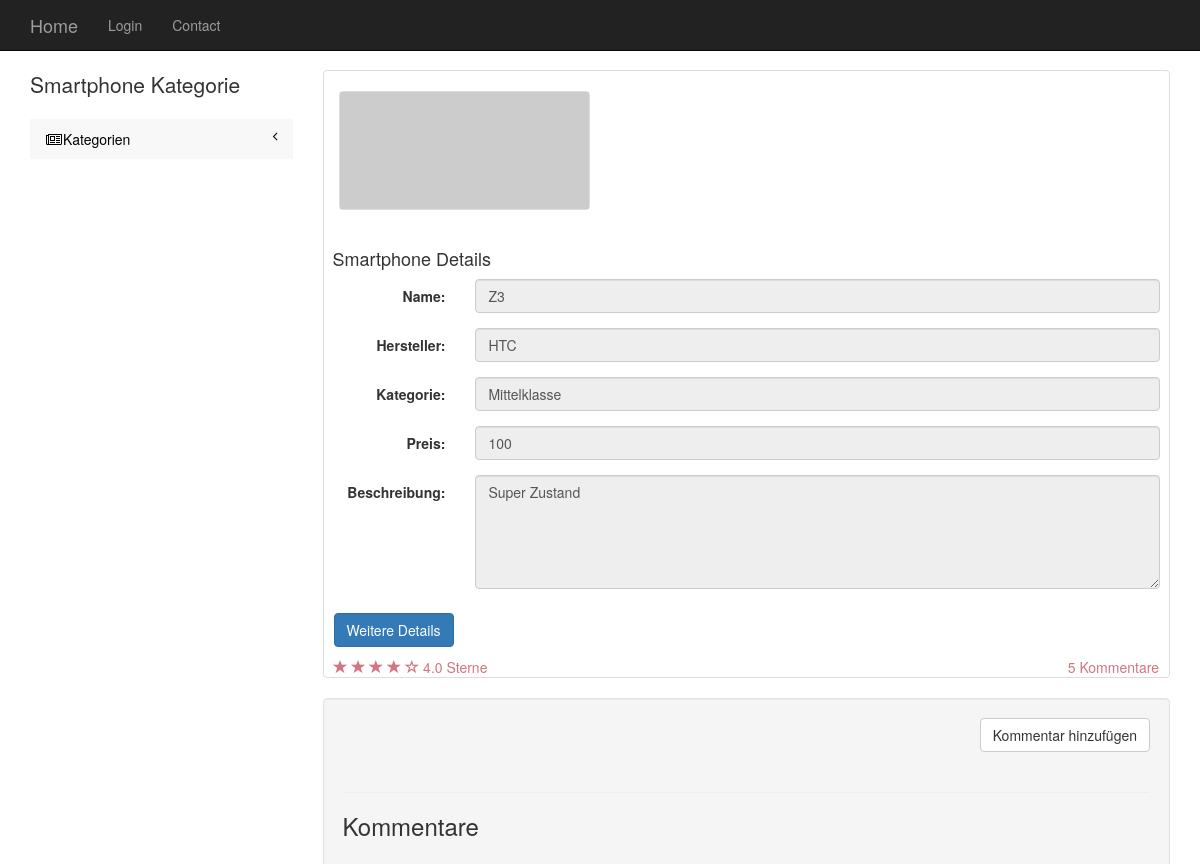
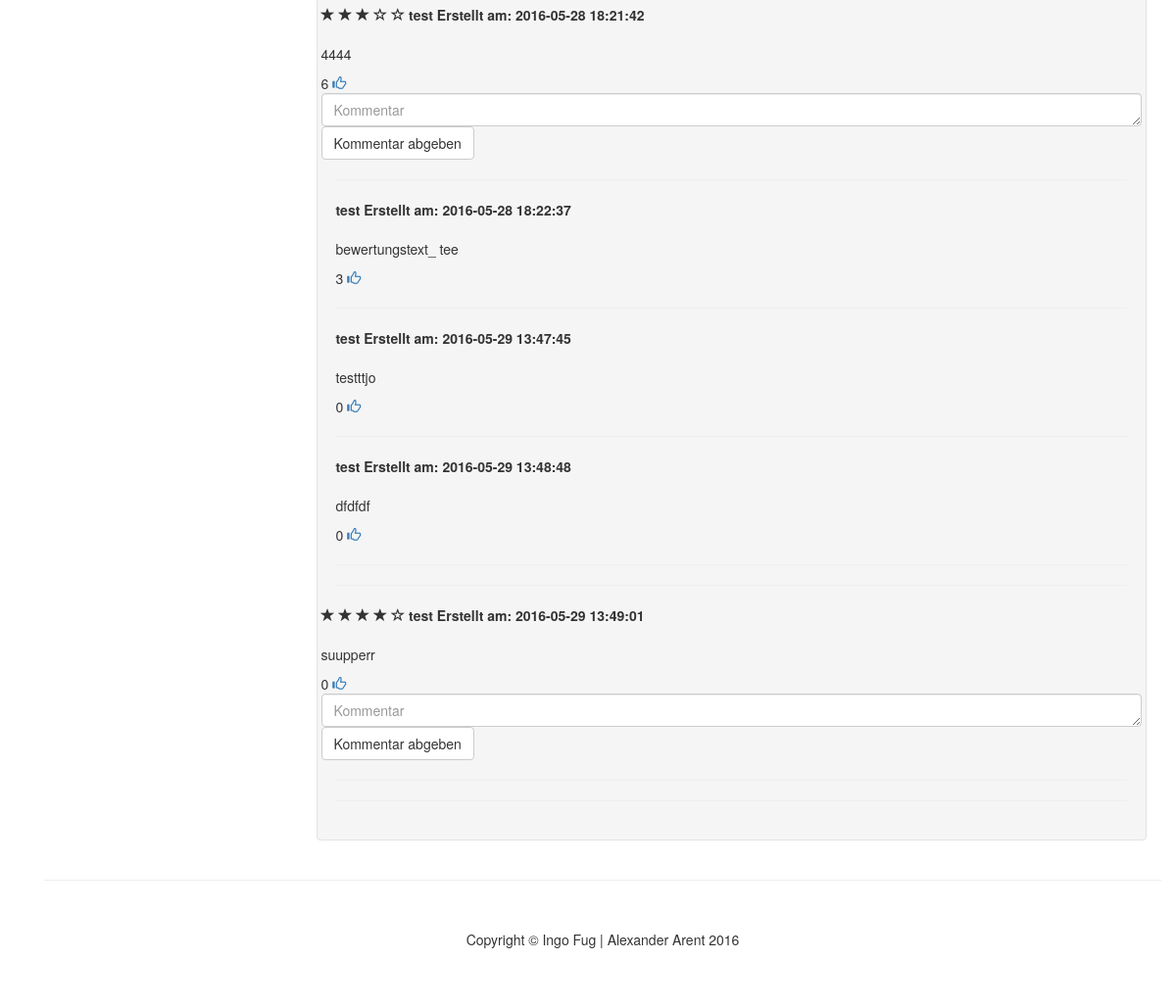
The app's page /item.php?smartphoneId=4 with its own data (2 pictures, top to bottom).
### tables this page shows
CREATE TABLE `smartphone` (
  `idSmartphone` int(11) NOT NULL,
  `Kategorie_idKategorie` int(11) NOT NULL,
  `Hersteller_idHersteller` int(11) NOT NULL,
  `Bezeichnung` varchar(255) DEFAULT NULL,
  `Beschreibung` varchar(255) NOT NULL,
  `Betriebssystem` varchar(255) DEFAULT NULL,
  `Prozessor` varchar(255) DEFAULT NULL,
  `Sprechzeit` double DEFAULT NULL,
  `Gewicht` double DEFAULT NULL,
  `Displaygroesse` double DEFAULT NULL,
  `Megapixel` double DEFAULT NULL,
  `Preis` double NOT NULL,
  `ErstellDatum` timestamp NULL DEFAULT CURRENT_TIMESTAMP
);

CREATE TABLE `hersteller` (
  `idHersteller` int(11) NOT NULL,
  `Hersteller` varchar(255) DEFAULT NULL
);

CREATE TABLE `kategorie` (
  `idKategorie` int(11) NOT NULL,
  `Kategorie` varchar(255) DEFAULT NULL
);

CREATE TABLE `bewertung` (
  `idBewertung` int(11) NOT NULL,
  `User_idUser` int(11) NOT NULL,
  `Smartphone_idSmartphone` int(11) NOT NULL,
  `Bewertungstext` varchar(255) DEFAULT NULL,
  `Sterne` int(11) DEFAULT NULL,
  `Hilfreich` int(11) DEFAULT NULL,
  `ErstellDatum` timestamp NOT NULL DEFAULT CURRENT_TIMESTAMP
);

CREATE TABLE `user` (
  `idUser` int(11) NOT NULL,
  `Vorname` varchar(255) DEFAULT NULL,
  `Nachname` varchar(255) DEFAULT NULL,
  `Email` varchar(255) DEFAULT NULL,
  `Login` varchar(255) DEFAULT NULL,
  `Password` varchar(45) DEFAULT NULL,
  `RegistrierDatum` timestamp NOT NULL DEFAULT CURRENT_TIMESTAMP,
  `Admin` tinyint(1) DEFAULT NULL
);

CREATE TABLE `bewertungs_bewertung` (
  `idBewertungs_Bewertung` int(11) NOT NULL,
  `idBewertung` int(11) NOT NULL,
  `User_idUser` int(11) NOT NULL,
  `Smartphone_idSmartphone` int(11) NOT NULL,
  `Bewertungstext` varchar(255) NOT NULL,
  `Hilfreich` int(11) NOT NULL,
  `ErstellDatum` timestamp NOT NULL DEFAULT CURRENT_TIMESTAMP
);

### database.inc.php (called while the page is built, shortened)
<?php
function query($query,$returnId=false) {
	$db = mysqli_connect(DB_SERVER,DB_USERNAME,DB_PASSWORD,DB_DATABASE);
	$res = mysqli_query($db, $query);
	return $res;
}
?>

### item.php (the view, shortened to what this page needs)
<!DOCTYPE html>
<html lang="de">
<head>
<?php
include ("inc/css.inc.php");
?>
</head>
<body>
<?php
include ("inc/navigation.inc.php");
?>
	<div class="container">
		<div class="row">
		<?php
		include("inc/navigation_kategorie.inc.php");
		?>
			<div class="col-md-9">
			<?php include_once 'kommentare.inc.php';
			?>
				<div class="thumbnail">
				<?php
				include_once "smartphone.inc.php";
				?>
				<?php
				$row = "";
				if (isset($_GET['smartphoneId'])) {
					include_once 'database.inc.php';
					$res = query(
					"SELECT * FROM `smartphone`
					JOIN `kategorie`,`hersteller`
					WHERE Kategorie_idKategorie = idKategorie AND
					Hersteller_idHersteller = idHersteller AND
					`idSmartphone` = ".$_GET['smartphoneId']
					);
					$row = mysqli_fetch_assoc($res);
				}
				?>
					<div class="clearfix"></div>
					<div class="caption-full">
						<h4>Smartphone Details</h4>
						<form class="form-horizontal" role="form">
							<div class="form-group">
								<label class="control-label col-sm-2">Name:</label>
								<div class="col-sm-10">
									<input type="text" class="form-control" id="Name"
										value="<?php echo $row['Bezeichnung'];?>" readonly="readonly">
								</div>
							</div>
							<div class="form-group">
								<label class="control-label col-sm-2">Hersteller:</label>
								<div class="col-sm-10">
									<input type="text" class="form-control" id="Hersteller"
										value="<?php echo $row['Hersteller'];?>" readonly="readonly">
								</div>
							</div>
							<div class="form-group">
								<label class="control-label col-sm-2">Kategorie:</label>
								<div class="col-sm-10">
									<input type="text" class="form-control" id="Kategorie"
										value="<?php echo $row['Kategorie'];?>" readonly="readonly">
								</div>
							</div>
							<div class="form-group">
								<label class="control-label col-sm-2">Preis:</label>
								<div class="col-sm-10">
									<input type="text" class="form-control" id="Preis"
										value="<?php echo $row['Preis'];?>" readonly="readonly">
								</div>
							</div>
							<div class="form-group">
								<label class="control-label col-sm-2">Beschreibung:</label>
								<div class="col-sm-10">
									<textarea name="beschreibung" class="form-control" rows="5"
										readonly="readonly"><?php echo $row['Beschreibung'];?>
									</textarea>
								</div>
							</div>
						</form>
					</div>
					<div class="ratings">
						<div class="row">
							<div class="col-sm-4 col-lg-4 col-md-4">
								<button class="btn btn-primary" class="index_button_all"
									id="button_all">Weitere Details</button>
							</div>
						</div>
						<p>
						<?php include_once 'kacheln.inc.php';
						$id = $_GET['smartphoneId'];
						$bewertungen = anzahlBewertungen($id);
						$sterne = anzahlSterne($id);
						echo '<p class="pull-right">'.$bewertungen.' Kommentare</p>';
						erstelleSterne($sterne,true);
						echo " ".$sterne.".0 Sterne";
						?>
					</div>
				</div>
				<div class="well">
					<div class="text-right">
						<a class="btn btn-default" id="add_kommentar_button">Kommentar
							hinzufügen</a>
					</div>
					<br />
					<hr>
					<h3>Kommentare</h3>
					<br />
					<?php
					include_once "kommentare.inc.php";
					erstelleKommentare($_GET['smartphoneId']);
					?>
				</div>
			</div>
		</div>
		<div class="container">
			<hr>
			<footer>
				<div class="row">
					<div class="col-lg-12 text-center">
						<p>Copyright &copy; Ingo Fug | Alexander Arent 2016</p>
					</div>
				</div>
			</footer>
		</div>
</body>
</html>

### kacheln.inc.php (shortened to what this page needs)
<?php
include_once "database.inc.php";
function erstelleSterne($sterne,$abstand = false){
	$lücke = "";
	if ($abstand) {
		$lücke = " ";
	}
if ($sterne >= 5) {
			for ($i=0;$i<5;$i++) {
				echo '<span class="glyphicon glyphicon-star"></span>'.$lücke;
			}
		} else {
			for ($i=0;$i<$sterne;$i++) {
				echo '<span class="glyphicon glyphicon-star"></span>'.$lücke;
			}
			for ($j = 5; $j-$i > 0;$j--) {
				echo '<span class="glyphicon glyphicon-star-empty"></span>'.$lücke;
			}
		}
}
function anzahlBewertungen($id) {
	$anzahlBewertungenQuery = query ("SELECT count(*)
									+
									(SELECT count(*) from bewertungs_bewertung where
									bewertungs_bewertung.Smartphone_idSmartphone=".$id.") AS Anzahl
									from bewertung where bewertung.Smartphone_idSmartphone=".$id);
		$gesamtAnzahlBewertungen = mysqli_fetch_assoc($anzahlBewertungenQuery);
		return $gesamtAnzahlBewertungen['Anzahl'];
}
?>

### kommentare.inc.php (shortened to what this page needs)
<?php
include_once 'database.inc.php';
include_once 'smartphone.inc.php';
function erstelleKommentare($id){
	$res = query("SELECT * FROM `bewertung` WHERE Smartphone_idSmartphone = ".$id." ORDER BY ErstellDatum");
	while ($bewertung = mysqli_fetch_assoc($res)) {
		echo '<div class="row">';
		echo '<div class="row">';
		echo '<div class="col-md-12">';
		$benutzer = benutzerInformationen($bewertung['User_idUser']);
		echo '<b>';
		echo "<span>".$benutzer['Login']."</span>  ";
		echo "<span>   Erstellt am: ".$bewertung['ErstellDatum']."</span>";
		echo '</b>';
		echo '<br/><br/>';
		echo '<p>'.$bewertung['Bewertungstext'].'</p>';
		echo $bewertung['Hilfreich']."  ";
		echo '<a href="item.php?smartphoneId='.$id.'&bewertungsId='.$bewertung['idBewertung'].'
		&hilfreichBewertung=1"><span class="glyphicon glyphicon-thumbs-up"></span></a>';
		erstelleSubKommentarFormular($bewertung['idBewertung'],$id);
		echo '</div>';
		echo '</div>';
		_subBewertungen($bewertung['idBewertung'],$id);
		echo '</div>';
		echo '<hr>';
		echo '<hr>';
	}
}
function _subBewertungen($bewertungsId,$smartphoneId) {
	$res = query("	SELECT * FROM `bewertungs_bewertung`
					WHERE `idBewertung` = ".$bewertungsId." AND
					`Smartphone_idSmartphone` = ".$smartphoneId."
					ORDER BY ErstellDatum");
	while ($bewertung = mysqli_fetch_assoc($res)) {
		echo '<div class="col-md-12">';
		echo '<hr>';
		echo '<b>';
		$benutzer = benutzerInformationen($bewertung['User_idUser']);
		echo "<span>".$benutzer['Login']."</span>  ";
		echo "<span>   Erstellt am: ".$bewertung['ErstellDatum']."</span>";
		echo '</b>';
		echo '<br/><br/>';
		echo '<p>'.$bewertung['Bewertungstext'].'</p>';
		echo $bewertung['Hilfreich']."  ";
		echo '<a href="item.php?smartphoneId='.$smartphoneId.'&subBewertungsId='.$bewertung['idBewertungs_Bewertung'].'
				&hilfreichSubBewertung=1"><span class="glyphicon glyphicon-thumbs-up"></span></a>';
		echo '</div>';
	}
}
function benutzerInformationen($id) {
	$res = query("SELECT * FROM `user` WHERE `idUser` = ".$id);
	$benutzer = mysqli_fetch_assoc($res);
	return $benutzer;
}
function erstelleSubKommentarFormular($id,$smartphoneId) {
	echo '<form name="kommentarForm'.$id.'" method="get" action="item.php">';
	echo '<textarea name="subKommentar" placeholder="Kommentar" class="form-control" rows="1" required="required"></textarea>';
	echo '<input class="btn btn-default" type="submit" name="subKommentarSenden" value="Kommentar abgeben" >';
	echo '</form>';
}

### css/shop-homepage.css (style rules this page uses)
body { padding-top: 70px; }
.ratings { padding-right: 10px; padding-left: 10px; color: #d17581; }
.thumbnail { padding: 0; }
.thumbnail .caption-full { padding: 9px; color: #333; }
footer { margin: 50px 0; }

### records on screen
smartphone: Bezeichnung "Z3", Hersteller_idHersteller.Hersteller "HTC", Kategorie_idKategorie.Kategorie "Mittelklasse", Preis "100", beschreibung "Super Zustand"
bewertung: Sterne 3 (drawn), User_idUser.Login "test", ErstellDatum "2016-05-28 18:21:42", Bewertungstext "4444", Hilfreich "6"
bewertungs_bewertung: user.Login "test", ErstellDatum "2016-05-28 18:22:37", Bewertungstext "bewertungstext_ tee", Hilfreich "3"
bewertungs_bewertung: user.Login "test", ErstellDatum "2016-05-29 13:47:45", Bewertungstext "testttjo", Hilfreich "0"
bewertungs_bewertung: user.Login "test", ErstellDatum "2016-05-29 13:48:48", Bewertungstext "dfdfdf", Hilfreich "0"
bewertung: Sterne 4 (drawn), User_idUser.Login "test", ErstellDatum "2016-05-29 13:49:01", Bewertungstext "suupperr", Hilfreich "0"

### other values on screen
$bewertungen "5"
$sterne "4"
